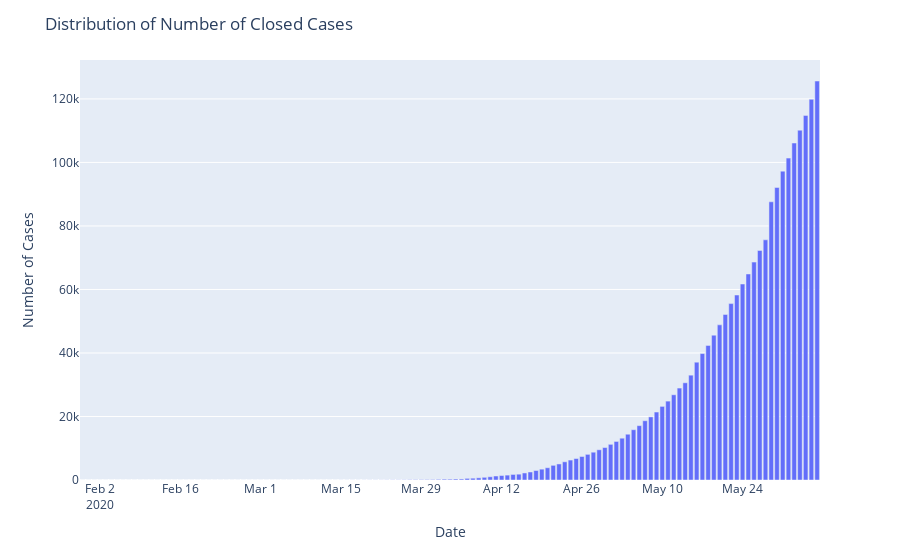

The cell this chart's notebook holds for it:
### Code cell
fig=px.bar(x=india_datewise.index,y=india_datewise["Recovered"]+india_datewise["Deaths"])
fig.update_layout(title="Distribution of Number of Closed Cases",
                  xaxis_title="Date",yaxis_title="Number of Cases")
fig.show()

### Figure 1 — Plotly figure (JSON) as saved in the notebook; plotly's stock layout.template omitted (floating-point values rounded to 4 significant figures; data arrays with more than 128 entries replaced by an {"elided": "..."} marker saying what was removed)
{"data": [{"alignmentgroup": "True", "hovertemplate": "x=%{x}<br>y=%{y}<extra></extra>", "legendgroup": "", "marker": {"color": "#636efa"}, "name": "", "offsetgroup": "", "orientation": "v", "showlegend": false, "textposition": "auto", "type": "bar", "x": {"elided": "129 str values"}, "xaxis": "x", "y": {"elided": "129 int values"}, "yaxis": "y"}], "layout": {"barmode": "relative", "legend": {"tracegroupgap": 0}, "margin": {"t": 60}, "title": {"text": "Distribution of Number of Closed Cases"}, "xaxis": {"anchor": "y", "domain": [0, 1], "title": {"text": "Date"}}, "yaxis": {"anchor": "x", "domain": [0, 1], "title": {"text": "Number of Cases"}}}}
